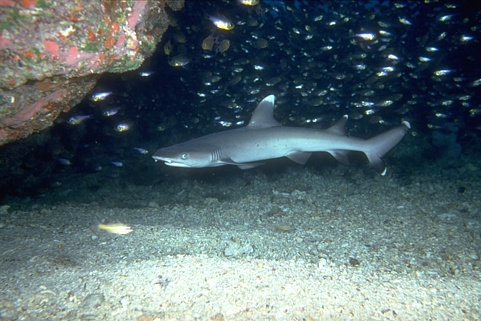
#> input picture image-compression/data/demo/demo.jpg, 481 x 321 px
$ python demo.py
#> lines starting #> are read from the running program, lines starting #| are printed output that depends on the picture
from pathlib import Path
import numpy as np
from PIL import Image


DEMO_DIR = Path("data/demo")
INPUT_PATH = DEMO_DIR / "demo.jpg"

# Output filenames (PNG to avoid extra JPEG artifacts)
OUT_GRAY = DEMO_DIR / "image_grayscale.png"
OUT_10   = DEMO_DIR / "image_10.png"
OUT_25   = DEMO_DIR / "image_25.png"
OUT_50   = DEMO_DIR / "image_50.png"

PCT_RANKS = [10, 25, 50]


def load_image_gray(path: Path) -> np.ndarray:
    """Load an image as grayscale float32 in [0,1], shape (H,W)."""
    img = Image.open(path).convert("L")
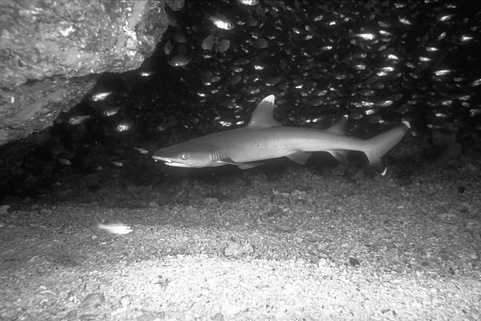
#> img: PIL image 481x321 L; min 3, max 255, mean 98.9
    arr = np.asarray(img, dtype=np.float32) / 255.0
    return arr


def save_gray_image(array: np.ndarray, path: Path) -> None:
    """Save a grayscale float array in [0,1] to disk as uint8 PNG."""
    arr = np.clip(array, 0.0, 1.0) * 255.0
    img = Image.fromarray(arr.astype(np.uint8), mode="L")
    img.save(path)


def mse_psnr(orig: np.ndarray, recon: np.ndarray, max_val: float = 1.0):
    """Compute MSE and PSNR for two images in [0,1]."""
    diff = orig - recon
    mse = float(np.mean(diff**2, dtype=np.float64))
    if mse == 0.0:
        psnr = float("inf")
    else:
        psnr = float(10.0 * np.log10((max_val * max_val) / mse))
    return mse, psnr


def compression_ratio(H: int, W: int, k: int) -> float:
    """
    Compression ratio for grayscale rank-k SVD.

    Original: H*W numbers
    SVD: U_k (H x k), s_k (k), V_k^T (k x W) -> k(H + W + 1) numbers
    """
    n_orig = H * W
    n_svd = k * (H + W + 1)
    return float(n_orig) / float(n_svd)


def reconstruct_from_svd(U: np.ndarray, s: np.ndarray, Vt: np.ndarray, k: int):
    """Reconstruct rank-k approximation from full SVD."""
    k_eff = min(k, len(s), U.shape[1], Vt.shape[0])
    U_k = U[:, :k_eff]
    s_k = s[:k_eff]
    Vt_k = Vt[:k_eff, :]
    # (U_k * s_k) @ Vt_k == U_k @ diag(s_k) @ Vt_k, but faster
    A_k = (U_k * s_k) @ Vt_k
    return A_k


def main():
    # Load grayscale demo image
    A = load_image_gray(INPUT_PATH)  # shape (H,W), [0,1]
    H, W = A.shape
#> H = 321; W = 481

    # Save the pure grayscale version (just in case original wasn't grayscale)
    save_gray_image(A, OUT_GRAY)
    print(f"Saved grayscale image to {OUT_GRAY}")

    # Compute SVD once
    U, s, Vt = np.linalg.svd(A, full_matrices=False)
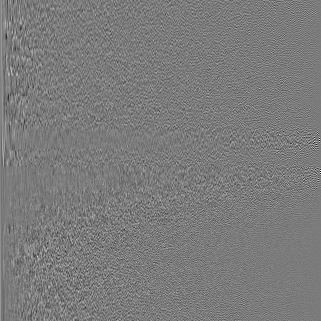
#> U: shape (321, 321) float32; min -0.464, max 0.494, mean 0.000235; drawn with min black and max white
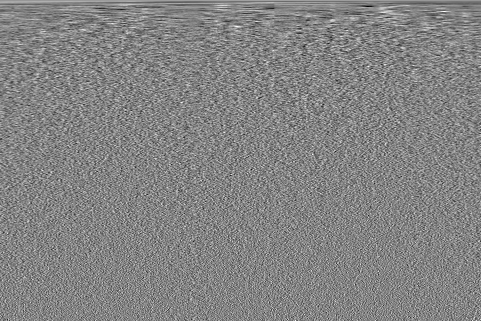
#> Vt: shape (321, 481) float32; min -0.244, max 0.228, mean 0.000124; drawn with min black and max white
#> s = 321 values, max 178.9 at index 0, min 0.0228 at index 320, mean 2.02
    r_max = min(H, W)
#> r_max = 321

    # Header for results table
    print("\nResults for demo image:")
    print(f"{'k':>6} {'%rank':>8} {'CR':>10} {'MSE':>14} {'PSNR (dB)':>12}")
    print("-" * 54)

    for pct in PCT_RANKS:
        # Convert %rank to k
        k = int(round(r_max * (pct / 100.0)))
        k = max(1, min(k, r_max))

        # Reconstruct
        A_k = reconstruct_from_svd(U, s, Vt, k)
        A_k = np.clip(A_k, 0.0, 1.0)

        # Save image
        if pct == 10:
            out_path = OUT_10
        elif pct == 25:
            out_path = OUT_25
        elif pct == 50:
            out_path = OUT_50
        else:
            out_path = DEMO_DIR / f"image_{pct}.png"

        save_gray_image(A_k, out_path)

        # Metrics
        mse, psnr = mse_psnr(A, A_k)
        cr = compression_ratio(H, W, k)
        pct_rank = 100.0 * k / r_max

        print(f"{k:6d} {pct_rank:8.1f} {cr:10.3f} {mse:14.6e} {psnr:12.3f}")
#> this loop made 3 passes
#> (k_eff in reconstruct_from_svd, mse, psnr) on passes 1 to 3: (32, 0.00239, 26.22), (80, 0.000817, 30.88), (160, 0.000139, 38.58)
#|     32     10.0      6.009   2.385669e-03       26.224
#|     80     24.9      2.404   8.171350e-04       30.877
#|    160     49.8      1.202   1.386886e-04       38.580
#> pass 1, in reconstruct_from_svd, `U_k = U[:, :k_eff]`:
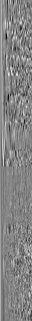
#> U_k: shape (321, 32) float32; min -0.305, max 0.288, mean 0.00288; drawn with min black and max white
#> pass 1, in reconstruct_from_svd, `Vt_k = Vt[:k_eff, :]`:
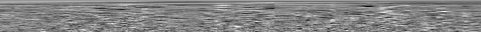
#> Vt_k: shape (32, 481) float32; min -0.244, max 0.228, mean 0.00127; drawn with min black and max white
#> pass 1, in reconstruct_from_svd, `A_k = (U_k * s_k) @ Vt_k`:
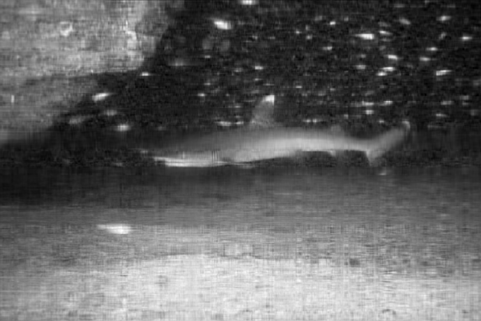
#> A_k: shape (321, 481) float32; min -0.0549, max 1.1, mean 0.388; drawn with min black and max white

    print("\nCompressed demo images saved in:", DEMO_DIR)


if __name__ == "__main__":
    main()
